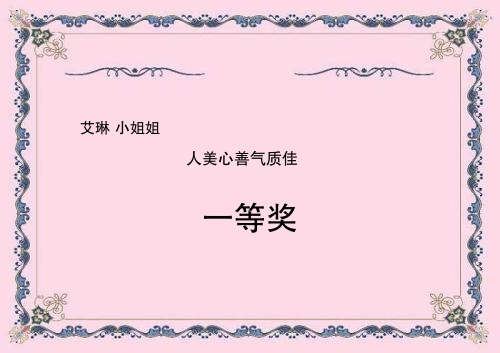

The Python source for this figure:
import cv2
from PIL import ImageFont, ImageDraw, Image
import numpy as np

bk_img = cv2.imread("./web/static/certificates/空.jpg")
shape = bk_img.shape
print(shape)
cv2.imshow("test", bk_img)
cv2.waitKey()
# 设置需要显示的字体
fontpath = "./web/font/方正字体.ttf"
font = ImageFont.truetype(fontpath, 15)
img_pil = Image.fromarray(bk_img)
draw = ImageDraw.Draw(img_pil)
# 绘制文字信息
text = u"""艾琳 小姐姐"""
draw.multiline_text((80, 120), text, font=font, fill="black")

font = ImageFont.truetype(fontpath, 16)
text = "人美心善气质佳 "
draw.multiline_text((shape[1] / 2 - 16 * len(text) / 2, 150), text, font=font, fill="black")

font = ImageFont.truetype(fontpath, 32)
text = "一等奖"
print(len(text))
print(shape[1] / 2 - 32 * len(text) / 2)
draw.multiline_text((shape[1] / 2 - 32 * len(text) / 2, 200), text, font=font, fill="black")

bk_img = np.array(img_pil)

cv2.imshow("add_text", bk_img)
cv2.waitKey()
cv2.imwrite("add_text.jpg", bk_img)


# from PIL import Image, ImageDraw, ImageFont
# import textwrap
#
# astr = u'''艾琳小姐姐
# 人美心善气质佳
# 一等奖
# '''
# #这个设置文字个数
# para = textwrap.wrap(astr, width=15)
#
# MAX_W, MAX_H = 200, 200
# im = Image.new('RGB', (MAX_W, MAX_H), (0, 0, 0, 0))
# draw = ImageDraw.Draw(im)
# font = ImageFont.truetype(
#     'FZHTJW.TTF', 18)
#
# current_h, pad = 50, 10
# for line in para:
#     w, h = draw.textsize(line, font=font)
#     draw.text(((MAX_W - w)/2, current_h), line, font=font)
#     current_h += h + pad
#
# im.save('test.png')
